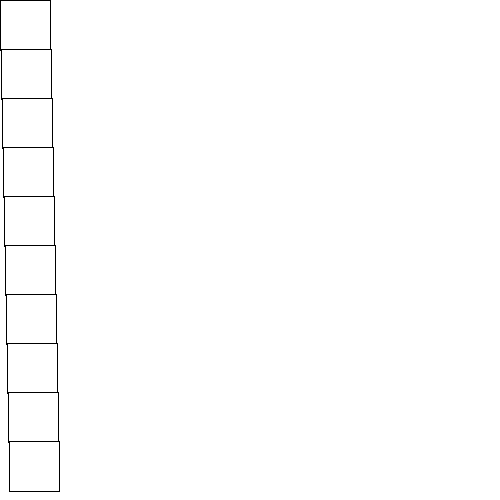
Frame 1 (no input)
Frame 60 (the mouse pressed at the canvas centre just before this capture): identical to frame 1, image omitted
Frame 120 (the mouse held since frame 60 and released just before this capture): identical to frame 1, image omitted

The Processing sketch that drew this single still picture (run headless with seeded random() and noise(); from frame 60 on, the mouse is pressed at the canvas centre):

// Processing sketch: Task4
// ── Task4.pde
Circle[] circles = new Circle[10];
int i = 1;
void setup(){
size(500,500);
background(255);

for(int i = 0; i < circles.length; i++){
circles[i] = new Circle(i,i+(i*48));
circles[i].display();
}

}

void draw(){

for(Circle k: circles){
circles[2].move(i,i);
i+= 10;
}
}

// ── Circle.pde
class Circle {
  float xpos;
  float ypos;

  Circle(float _xpos, float _ypos) {
    xpos = _xpos;
    ypos = _ypos;
  }
  
  void display(){
  square(xpos, ypos, 50);
  }
  
  void move(float a, float b){
  a = xpos + a;
  b = ypos + b;
  }
}
